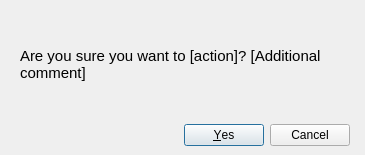
<?xml version="1.0" encoding="UTF-8"?>
<ui version="4.0">
 <class>dialog_action</class>
 <widget class="QDialog" name="dialog_action">
  <property name="geometry">
   <rect>
    <x>0</x>
    <y>0</y>
    <width>365</width>
    <height>155</height>
   </rect>
  </property>
  <property name="windowTitle">
   <string>Dialog</string>
  </property>
  <layout class="QVBoxLayout" name="main_vlayout">
   <property name="spacing">
    <number>6</number>
   </property>
   <property name="leftMargin">
    <number>20</number>
   </property>
   <property name="rightMargin">
    <number>15</number>
   </property>
   <property name="bottomMargin">
    <number>9</number>
   </property>
   <item>
    <widget class="QLabel" name="lbl_dialog">
     <property name="font">
      <font>
       <pointsize>11</pointsize>
      </font>
     </property>
     <property name="text">
      <string>Are you sure you want to [action]? [Additional comment]</string>
     </property>
     <property name="wordWrap">
      <bool>true</bool>
     </property>
    </widget>
   </item>
   <item>
    <widget class="QDialogButtonBox" name="btn_box">
     <property name="orientation">
      <enum>Qt::Orientation::Horizontal</enum>
     </property>
     <property name="standardButtons">
      <set>QDialogButtonBox::StandardButton::Cancel|QDialogButtonBox::StandardButton::Yes</set>
     </property>
    </widget>
   </item>
  </layout>
 </widget>
 <resources/>
 <connections>
  <connection>
   <sender>btn_box</sender>
   <signal>accepted()</signal>
   <receiver>dialog_action</receiver>
   <slot>accept()</slot>
   <hints>
    <hint type="sourcelabel">
     <x>248</x>
     <y>254</y>
    </hint>
    <hint type="destinationlabel">
     <x>157</x>
     <y>274</y>
    </hint>
   </hints>
  </connection>
  <connection>
   <sender>btn_box</sender>
   <signal>rejected()</signal>
   <receiver>dialog_action</receiver>
   <slot>reject()</slot>
   <hints>
    <hint type="sourcelabel">
     <x>316</x>
     <y>260</y>
    </hint>
    <hint type="destinationlabel">
     <x>286</x>
     <y>274</y>
    </hint>
   </hints>
  </connection>
 </connections>
</ui>
